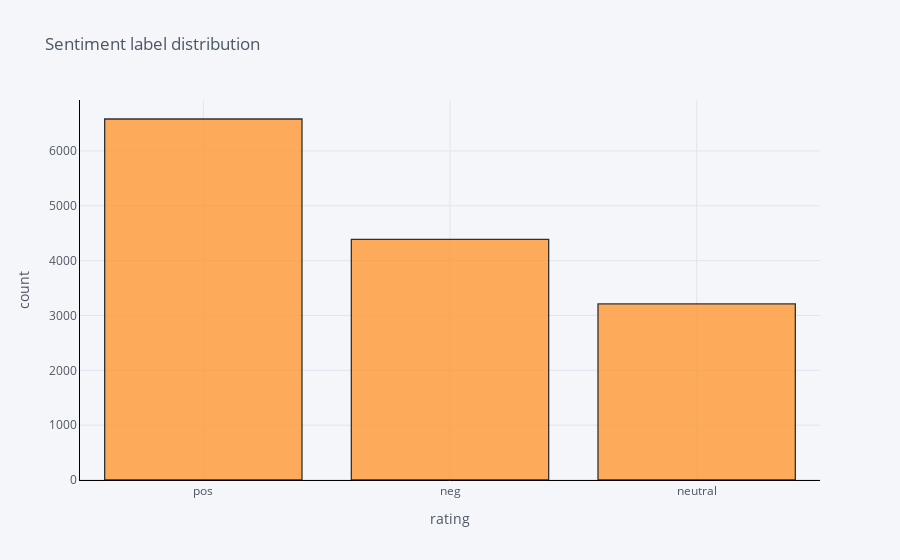

The cell this chart's notebook holds for it:
### Code cell
new_sent_uk_df['label'].iplot(
    kind='hist',
    bins=3,
    xTitle='rating',
    linecolor='black',
    yTitle='count',
    title='Sentiment label distribution')

### Figure 1 — Plotly figure (JSON) as saved in the notebook; plotly's stock layout.template omitted (floating-point values rounded to 4 significant figures; data arrays with more than 128 entries replaced by an {"elided": "..."} marker saying what was removed)
{"data": [{"histfunc": "count", "histnorm": "", "marker": {"color": "rgba(255, 153, 51, 1.0)", "line": {"color": "#000000", "width": 1.3}}, "name": "label", "nbinsx": 3, "opacity": 0.8, "orientation": "v", "type": "histogram", "x": {"elided": "14183 str values"}}], "layout": {"barmode": "overlay", "legend": {"bgcolor": "#F5F6F9", "font": {"color": "#4D5663"}}, "paper_bgcolor": "#F5F6F9", "plot_bgcolor": "#F5F6F9", "title": {"font": {"color": "#4D5663"}, "text": "Sentiment label distribution"}, "xaxis": {"gridcolor": "#E1E5ED", "linecolor": "black", "showgrid": true, "tickfont": {"color": "#4D5663"}, "title": {"font": {"color": "#4D5663"}, "text": "rating"}, "zerolinecolor": "#E1E5ED"}, "yaxis": {"gridcolor": "#E1E5ED", "linecolor": "black", "showgrid": true, "tickfont": {"color": "#4D5663"}, "title": {"font": {"color": "#4D5663"}, "text": "count"}, "zerolinecolor": "#E1E5ED"}}}
